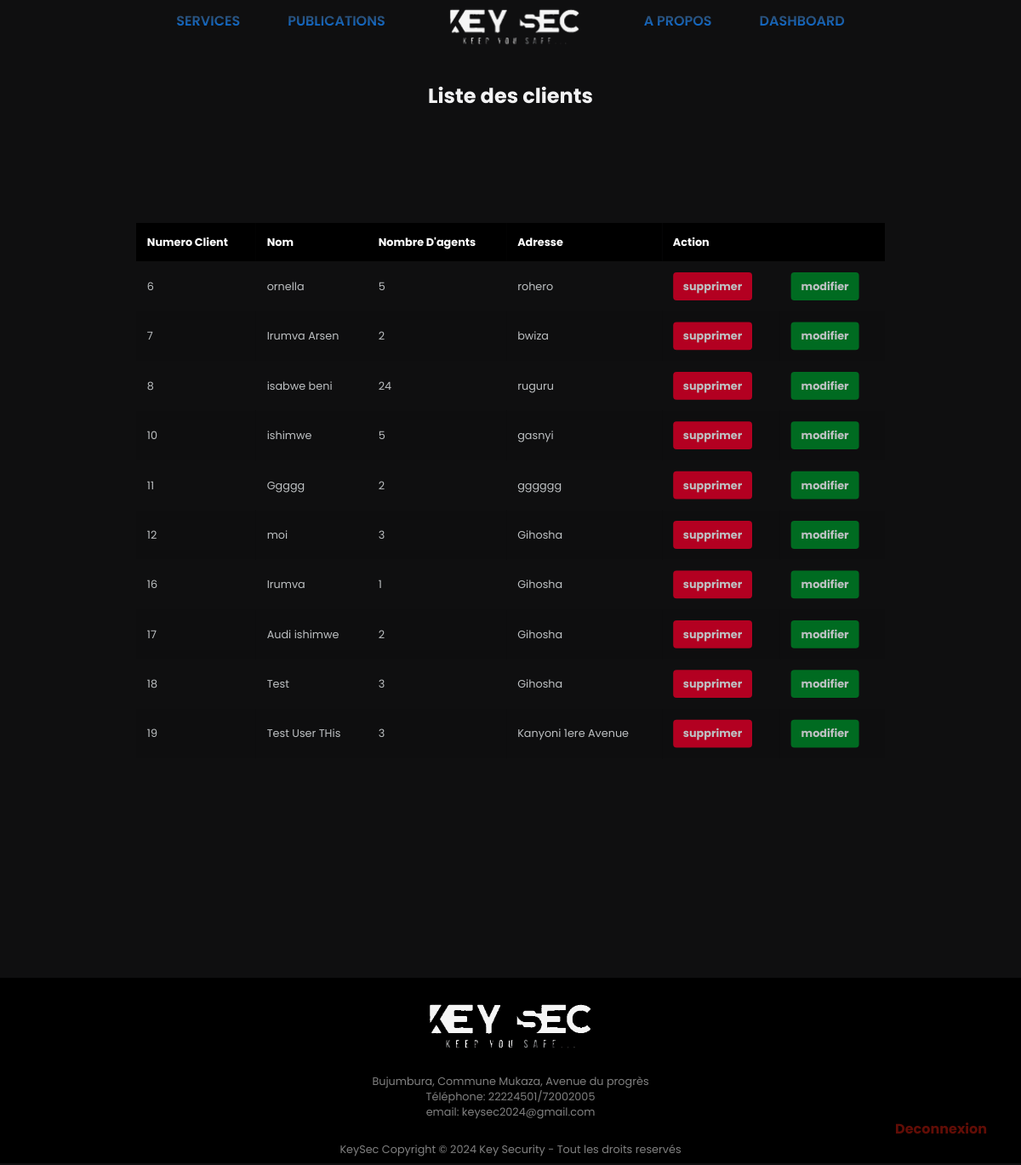
The app's page /affichage-client.php (signed in) with its own data.
### tables this page shows
CREATE TABLE `client` (
  `id_client` int(11) NOT NULL,
  `nom_client` varchar(100) NOT NULL,
  `nombre_agent` int(8) NOT NULL,
  `adresse` varchar(100) NOT NULL
);

### affichage-client.php (the view, shortened to what this page needs)
<?php
include "connexion.php";
$affichageClient = $bdd->query("Select * from client");
include "header.php";
?>
<main class="main">
<section>
<h2 style="text-align: center; padding: 20px;">Liste des clients</h2>
</section>
<section class="posts" style=" padding-top:0;">
    <h2 style="text-align: center; z-index: 1111;">Liste des clients</h2>
</section>
    <section class="allTable">
        <div class="table__body">
            <table>
                <thead>
                    <tr>
                        <th>numero client</th>
                        <th>Nom</th>
                        <th>nombre d'agents</th>
                        <th>adresse</th>
                        <th colspan="2">Action</th>
                    </tr>
                </thead>
                <tbody>
                    <?php
                    while ($dataRecup = $affichageClient->fetch()) {
                        ?>
                        <tr>
                            <td><?php echo $dataRecup["id_client"]; ?></td>
                            <td><?php echo $dataRecup["nom_client"]; ?></td>
                            <td><?php echo $dataRecup["nombre_agent"]; ?></td>
                            <td><?php echo $dataRecup["adresse"]; ?></td>
                            <?php if ($isLoggedIn): ?>
                            <td><a href="?delete=<?php echo $dataRecup['id_client']; ?>" class="btn btn-delete"
                                    onclick="return confirm('Êtes-vous sûr de vouloir supprimer cette Client ?');">supprimer</a>
                            </td>
                            <td><a href="modification_client.php?mod=<?php echo $dataRecup['id_client']; ?>"
                                    class="btn btn-edit">modifier</a></td>
                                    <?php endif; ?>
                        </tr>
                    <?php } ?>
                </tbody>
            </table>
        </div>
    </section>
</main>
<?php include "footer.php" ?>

### css/style.css (style rules this page uses)
:root { --header-height: 3rem; --hue-color: 206; --black: hsl(var(--hue-color), 4%, 4%); --black-alt: hsl(var(--hue-color), 4%, 8%); --title: hsl(var(--hue-color), 4%, 95%); --text: hsl(var(--hue-color), 4%, 75%); --text-light: hsl(var(--hue-color), 4%, 65%); --white : #fff; --body: hsl(var(--hue-color), 4%, 6%); --container: hsl(var(--hue-color), 4%, 10%); --text-gradient: linear-gradient(hsl(var(--hue-color), 4%, 24%), #007bff); --scroll-color: hsl(var(--hue-color), 4%, 16%); --scroll-color-alt: hsl(var(--hue-color), 4%, 20%); --body-font: 'Poppins', sans-serif; --biggest-font-size: 7rem; --bigger-font-size: 4.5rem; --big-font-size: 2.5rem; --h2-fs: 1.25rem; --h3-fs: 1.125rem; --normal-fs: 1rem; --small-fs: .875rem; --smaller-fs: .813rem; --text-line-height: 2rem; --font-medium: 500; --font-semi-bold: 600; --mb-0-5: .5rem; --mb-0-75: .75rem; --mb-1: 1rem; --mb-1-5: 1.5rem; --mb-2: 2rem; --mb-2-5: 2.5rem; --z-tool: 10; --z-fixed:100 }
* { box-sizing: border-box; padding: 0; margin: 0; scrollbar-color: var(--black) var(--body); }
html { scroll-behavior: smooth; }
body { margin: 0; font-family: var(--body-font); font-size: var(--normal-fs); min-height: 80vh; background-color: var(--body); color: var(--text); }
h1, h2, h3 { color: var(--title); }
a { text-decoration: none; }
section { display: block; width: 100%; margin-bottom: 20px; }
.posts { padding-top: 65vh; }
.main { overflow: hidden; }
.table__body { top: 60px; left: 30px; width: 95%; max-height: calc(89% - 1.6rem); margin: .8rem auto; border-radius: .6rem; overflow: auto; overflow: overlay; transform: scale(0.8); margin-top: 20px; padding: 20px; padding-bottom: 150px; }
table { width: 100%; }
table, th, td { border-collapse: collapse; padding: 1rem; text-align: left; }
thead th { position: sticky; top: 0; left: 0; background-color: black; cursor: pointer; text-transform: capitalize; color: var(--white); }
tbody tr:nth-child(even) { background-color: #0000000b; }
tbody tr { --delay: .1s; transition: .5s ease-in-out var(--delay), background-color 0s; }
tbody tr td, tbody tr td p, tbody tr td img { transition: .2s ease-in-out; }
.btn { display: inline-block; padding: 8px 15px; border-radius: 5px; text-decoration: none; color: var(--highlight-color); font-weight: bold; transition: all 0.3s ease; }
.btn-edit { background-color: #006b21; }
.btn-delete { background-color:#b30021; }

### records on screen
client: id_client "6", nom_client "ornella", nombre_agent "5", adresse "rohero"
client: id_client "7", nom_client "Irumva Arsen", nombre_agent "2", adresse "bwiza"
client: id_client "8", nom_client "isabwe beni", nombre_agent "24", adresse "ruguru"
client: id_client "10", nom_client "ishimwe", nombre_agent "5", adresse "gasnyi"
client: id_client "11", nom_client "Ggggg", nombre_agent "2", adresse "gggggg"
client: id_client "12", nom_client "moi", nombre_agent "3", adresse "Gihosha"
client: id_client "16", nom_client "Irumva", nombre_agent "1", adresse "Gihosha"
client: id_client "17", nom_client "Audi ishimwe", nombre_agent "2", adresse "Gihosha"
client: id_client "18", nom_client "Test", nombre_agent "3", adresse "Gihosha"
client: id_client "19", nom_client "Test User THis", nombre_agent "3", adresse "Kanyoni 1ere Avenue"
